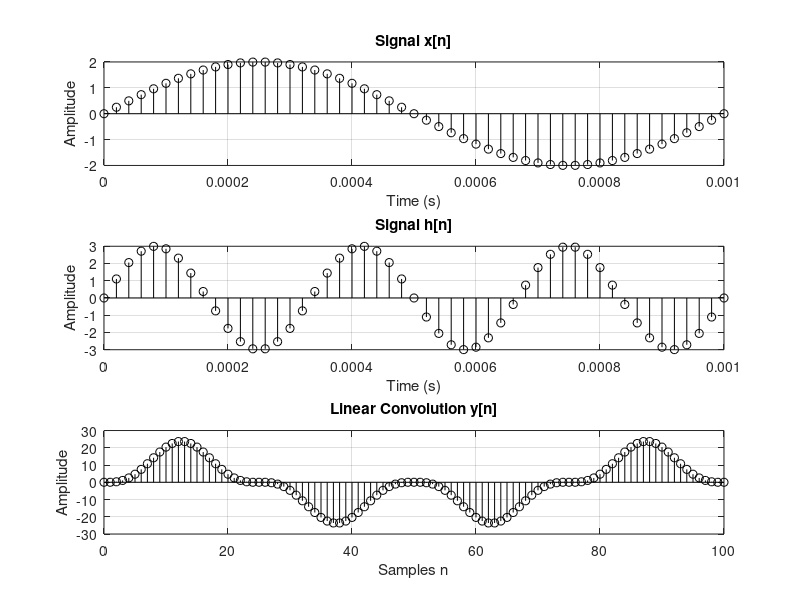

Source code (MATLAB):

clc; clear;close all;
A1 = 2;         
f1 = 1000;      
A2 = 3;         
f2 = 3000;      
fs = 50000;      
t = 0:1/fs:0.001;   
x = A1 * sin(2*pi*f1*t);
h = A2 * sin(2*pi*f2*t);
M = length(x); 
N = length(h);
len = M + N - 1;      
y= zeros(1, len);  
for n = 1:len
    for k = 1:N
        if n - k + 1 > 0 && n - k + 1 <= M
            y(n) = y(n) + x(n - k + 1) * h(k);
        end
    end
end
figure;
subplot(3, 1, 1);
stem(t, x, 'k');
title('Signal x[n]');xlabel('Time (s)');ylabel('Amplitude');
grid on;
subplot(3, 1, 2);
stem(t, h, 'k');
title('Signal h[n]');xlabel('Time (s)');ylabel('Amplitude');
grid on;
subplot(3, 1, 3);
stem(0:len-1, y, 'k');
title('Linear Convolution y[n]');xlabel('Samples n');ylabel('Amplitude');
grid on;

saveas(gcf, 'convolution_sine_signals_plot.png');
